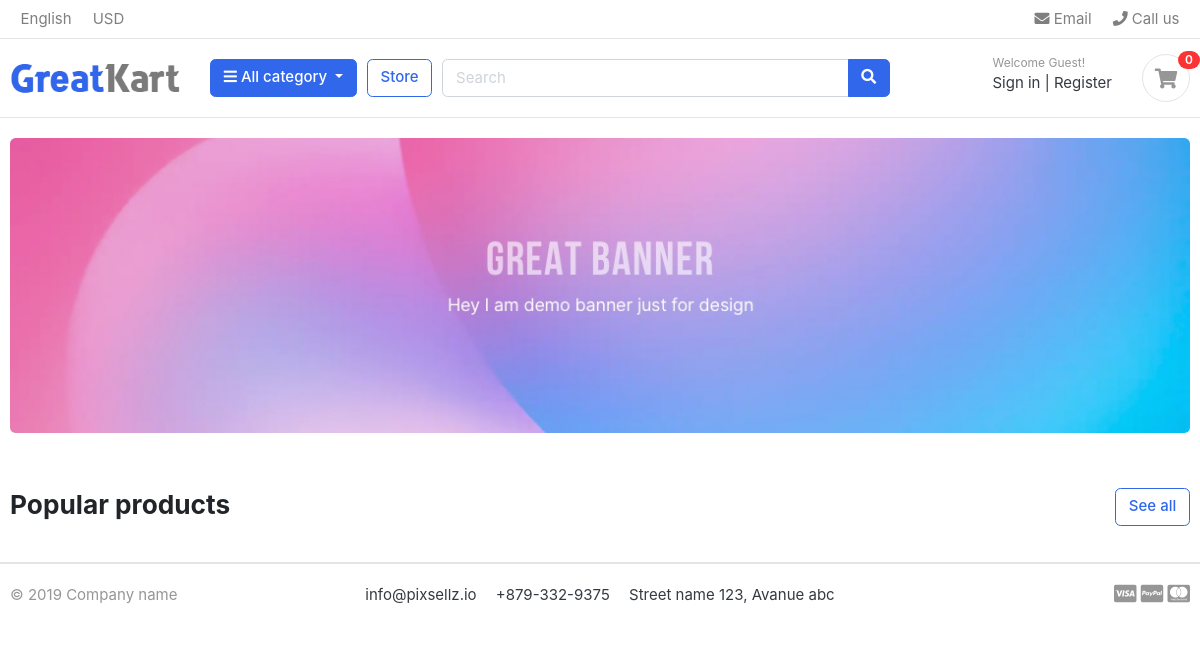
The app's page /, older data.
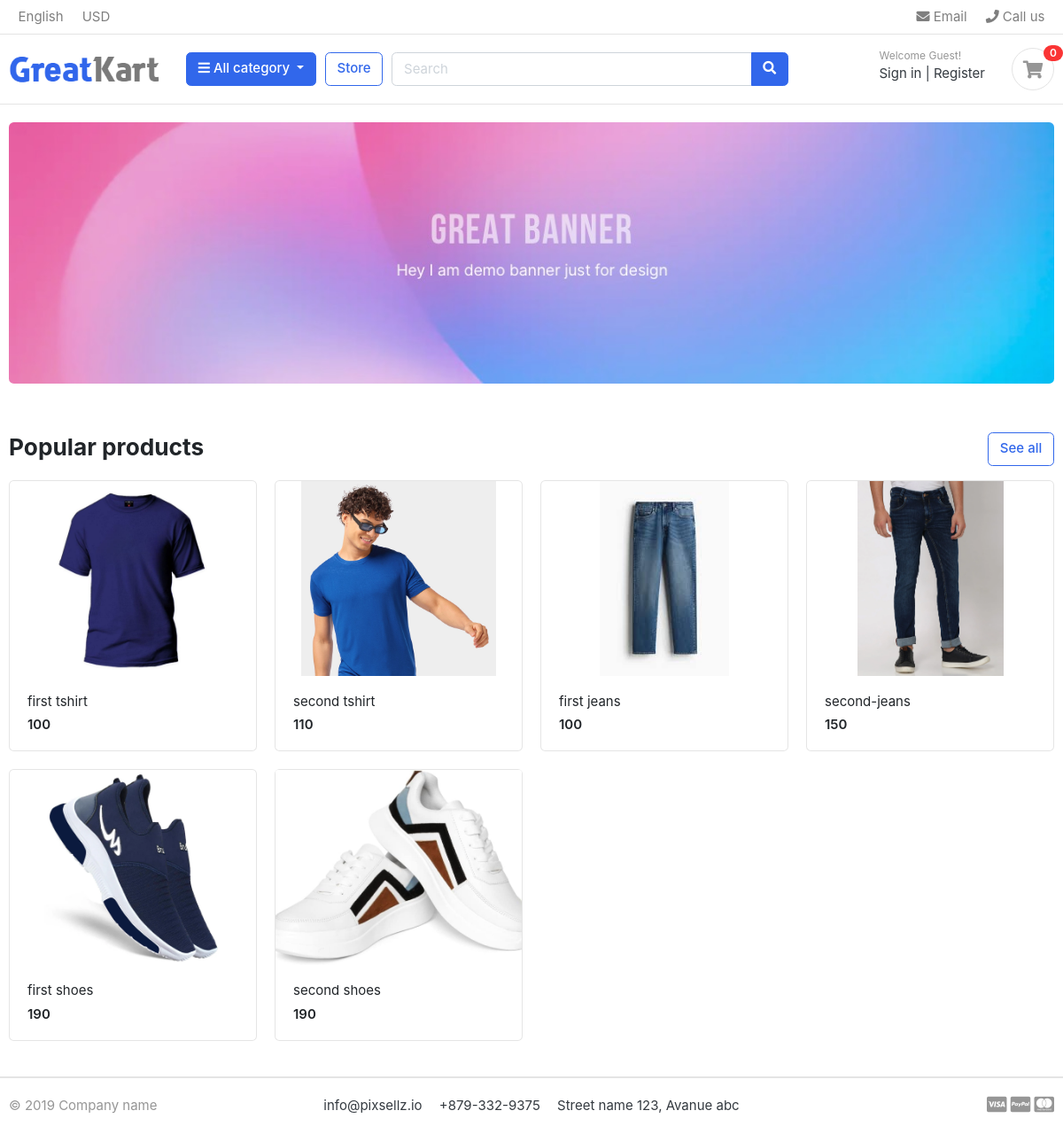
The same page, newer data.
### store/models.py (models this page shows, shortened)
class Product(models.Model):
    product_name = models.CharField(max_length=50,unique=True)
    slug = models.SlugField(max_length=200,unique=True)
    description = models.TextField(max_length=200,unique=True)
    price = models.IntegerField()
    images = models.ImageField(upload_to='photos/products')
    stock = models.IntegerField()
    is_available = models.BooleanField(default=True)
    category = models.ForeignKey(Category ,on_delete=models.CASCADE)
    created_date = models.DateTimeField(auto_now_add=True)
    modified_date = models.DateTimeField(auto_now=True)
    def get_url(self):
        return reverse('product_detail',args=[self.category.slug,self.slug])

### greatkart/views.py (the view)
# urls.py: 2. Add a URL to urlpatterns:  path('', views.home, name='home')
def home(request):
    products= Product.objects.all().filter(is_available=True)
    product_count = products.count()
    context = {
        'products' :  products,
        'product_count' : product_count
    }
    return render(request,'home.html',context)

### carts/context_processors.py (called while the page is built)
def counter(request):
    cart_count = 0
    if 'admin' in request.path:
        return {}
    else:
        try:
            cart = Cart.objects.filter(cart_id = __cart_id(request))
            cart_items = CartItem.objects.all().filter(cart=cart[:1])
            for cart_item in cart_items:
                cart_count += cart_item.quantity
        except Cart.DoesNotExist:
            cart_count=0
    return dict(cart_count=cart_count)

### carts/views.py (called while the page is built)
def __cart_id(request):
    cart = request.session.session_key
    if not cart:
        cart = request.session.create()
    return cart

### category/context_processors.py (called while the page is built)
def menu_links(request):
    links = Category.objects.all()
    return dict(links=links)

### category/models.py (called while the page is built)
    def get_url(self):
        return reverse('product_by_category',args=[self.slug])

### templates/home.html
{% extends 'base.html' %}
{% load static %}
{% block content  %}
<section class="section-intro padding-y-sm">
<div class="container">
<div class="intro-banner-wrap">
	<img src="{% static 'images/banners/1.jpg' %}" class="img-fluid rounded">
</div>
</div>
</section>
<section class="section-name padding-y-sm">
<div class="container">
<header class="section-heading">
	<a href="{% url 'store' %}" class="btn btn-outline-primary float-right">See all</a>
	<h3 class="section-title">Popular products</h3>
</header>
<div class="row">
	{% for product in products %}
	<div class="col-md-3">
		<div class="card card-product-grid">
			<a href="{{ product.get_url }}" class="img-wrap"> <img src="{{ product.images.url }}"> </a>
			<figcaption class="info-wrap">
				<a href="{{ product.get_url }}" class="title">{{ product.product_name }}</a>
				<div class="price mt-1">{{ product.price }}</div>
			</figcaption>
		</div>
	</div>
	{% endfor %}
</div>
</div>
</section>
</body>
</html>
{% endblock %}

### templates/base.html (shortened to what this page needs)
{% load static %}
<!DOCTYPE HTML>
<html lang="en">
<head>
<link href="{% static 'css/bootstrap.css' %}" rel="stylesheet" type="text/css"/>
<link href="{% static 'fonts/fontawesome/css/all.min.css' %}" type="text/css" rel="stylesheet">
<link href="{% static 'css/ui.css' %}" rel="stylesheet" type="text/css"/>
<link href="{% static 'css/responsive.css' %}" rel="stylesheet" media="only screen and (max-width: 1200px)" />
</head>
<body>
    {% include 'includes/navbar.html' %}
    {% block content %}
    {% endblock %}
    {% include 'includes/footer.html' %}

### templates/includes/navbar.html (shortened to what this page needs)
{% load static %}
<header class="section-header">
    <nav class="navbar p-md-0 navbar-expand-sm navbar-light border-bottom">
    <div class="container">
      <div class="collapse navbar-collapse" id="navbarTop4">
        <ul class="navbar-nav mr-auto">
            <li class="nav-item dropdown">
                 <a href="#" class="nav-link">   English </a>
            </li>
            <li class="nav-item dropdown">
                <a href="#" class="nav-link"> USD </a>
            </li>
        </ul>
        <ul class="navbar-nav">
            <li><a href="#" class="nav-link"> <i class="fa fa-envelope"></i> Email </a></li>
            <li><a href="#" class="nav-link"> <i class="fa fa-phone"></i> Call us </a></li>
        </ul>
      </div>
    </div>
    </nav>
    <section class="header-main border-bottom">
        <div class="container">
    <div class="row align-items-center">
        <div class="col-lg-2 col-md-3 col-6">
            <a href="{% url 'home' %}" class="brand-wrap">
                <img class="logo" src="{% static './images/logo.png' %}">
            </a>
        </div>
        <div class="col-lg col-sm col-md col-6 flex-grow-0">
            <div class="category-wrap dropdown d-inline-block float-right">
                <button type="button" class="btn btn-primary dropdown-toggle" data-toggle="dropdown">
                    <i class="fa fa-bars"></i> All category
                </button>
            </div>
        </div>
        <a href="{% url 'store' %}" class="btn btn-outline-primary">Store</a>
        <div class="col-lg  col-md-6 col-sm-12 col">
            <form action="{% url 'search' %}" class="search" method="GET">
                <div class="input-group w-100">
                    <input type="text" class="form-control" style="width:60%;" name="keyword" placeholder="Search">
                    <div class="input-group-append">
                      <button class="btn btn-primary" type="submit">
                        <i class="fa fa-search"></i>
                      </button>
                    </div>
                </div>
            </form>
        </div>
        <div class="col-lg-3 col-sm-6 col-8 order-2 order-lg-3">
                    <div class="d-flex justify-content-end mb-3 mb-lg-0">
                        {% if user.id is None %}
                        <div class="widget-header">
                            <small class="title text-muted">Welcome Guest!</small>
                            <div>
                                <a href="{% url 'login' %}">Sign in</a> <span class="dark-transp"> | </span>
                                <a href="{% url 'register' %}"> Register</a>
                            </div>
                        </div>
                        {% endif %}
                        <a href="{% url 'cart' %}" class="widget-header pl-3 ml-3">
                            <div class="icon icon-sm rounded-circle border"><i class="fa fa-shopping-cart"></i></div>
                            <span class="badge badge-pill badge-danger notify">{{ cart_count }}</span>
                        </a>
                    </div>
                </div>
    </div>
        </div>
    </section>
</header>

### templates/includes/footer.html
{% load static %}
<footer class="section-footer border-top">
	<div class="container">
		<section class="footer-bottom border-top row">
			<div class="col-md-2">
				<p class="text-muted"> &copy 2019 Company name </p>
			</div>
			<div class="col-md-8 text-md-center">
				<span  class="px-2">info@pixsellz.io</span>
				<span  class="px-2">+879-332-9375</span>
				<span  class="px-2">Street name 123, Avanue abc</span>
			</div>
			<div class="col-md-2 text-md-right text-muted">
				<i class="fab fa-lg fa-cc-visa"></i>
				<i class="fab fa-lg fa-cc-paypal"></i>
				<i class="fab fa-lg fa-cc-mastercard"></i>
			</div>
		</section>
	</div>
</footer>

### greatkart/static/css/ui.css (style rules this page uses)
html { font-family: "Inter", sans-serif; font-size: 15px; }
.img-wrap { text-align: center; display: block; }
.img-wrap img { max-width: 100%; }
.icon-xs, .icon-sm, .icon-md, .icon-lg { display: inline-block; text-align: center; flex-shrink: 0; flex-grow: 0; }
.icon-sm { width: 48px; height: 48px; line-height: 48px !important; font-size: 20px; }
.padding-y-sm { padding-top: 20px; padding-bottom: 20px; }
.section-heading { margin-bottom: 20px; margin-top: 15px; }
.section-title { color: #212529; }
p:last-child { margin-bottom: 0; }
.header-main { position: relative; padding-top: 1rem; padding-bottom: 1rem; }
.brand-wrap .logo, .navbar-brand .logo { margin-right: 7px; max-height: 42px; display: inline-block; }
.widget-header { display: inline-block; vertical-align: middle; position: relative; }
.widget-header a { color: #343a40; }
.widget-header i { color: #969696; }
.widget-header .title { display: block; }
.widget-header .notify { position: absolute; top: -3px; right: -10px; }
.footer-bottom { padding-top: 20px; padding-bottom: 20px; }
[class*=card-product] a.title { color: #212529; display: block; }
[class*=card-product] .img-wrap { overflow: hidden; position: relative; }
[class*=card-product] .img-wrap img { height: 100%; max-width: 100%; width: auto; display: inline-block; -o-object-fit: cover; object-fit: cover; }
.card-product-grid { margin-bottom: 20px; }
.card-product-grid .img-wrap { border-radius: 0.2rem 0.2rem 0 0; height: 220px; }
.card-product-grid .info-wrap { overflow: hidden; padding: 18px 20px; }
.card .img-wrap { overflow: hidden; }
.notify { position: absolute; top: -4px; right: -10px; display: inline-block; padding: 0.25em 0.6em; font-size: 12px; line-height: 1; text-align: center; border-radius: 3rem; color: #fff; background-color: #fa3434; }
.price { font-weight: 600; color: #212529; }

Row changes from the older to the newer data that the page shows:
added Product: images (picture), product_name "first tshirt", price "100"
added Product: images (picture), product_name "second tshirt", price "110"
added Product: images (picture), product_name "first jeans", price "100"
added Product: images (picture), product_name "second-jeans", price "150"
added Product: images (picture), product_name "first shoes", price "190"
added Product: images (picture), product_name "second shoes", price "190"
